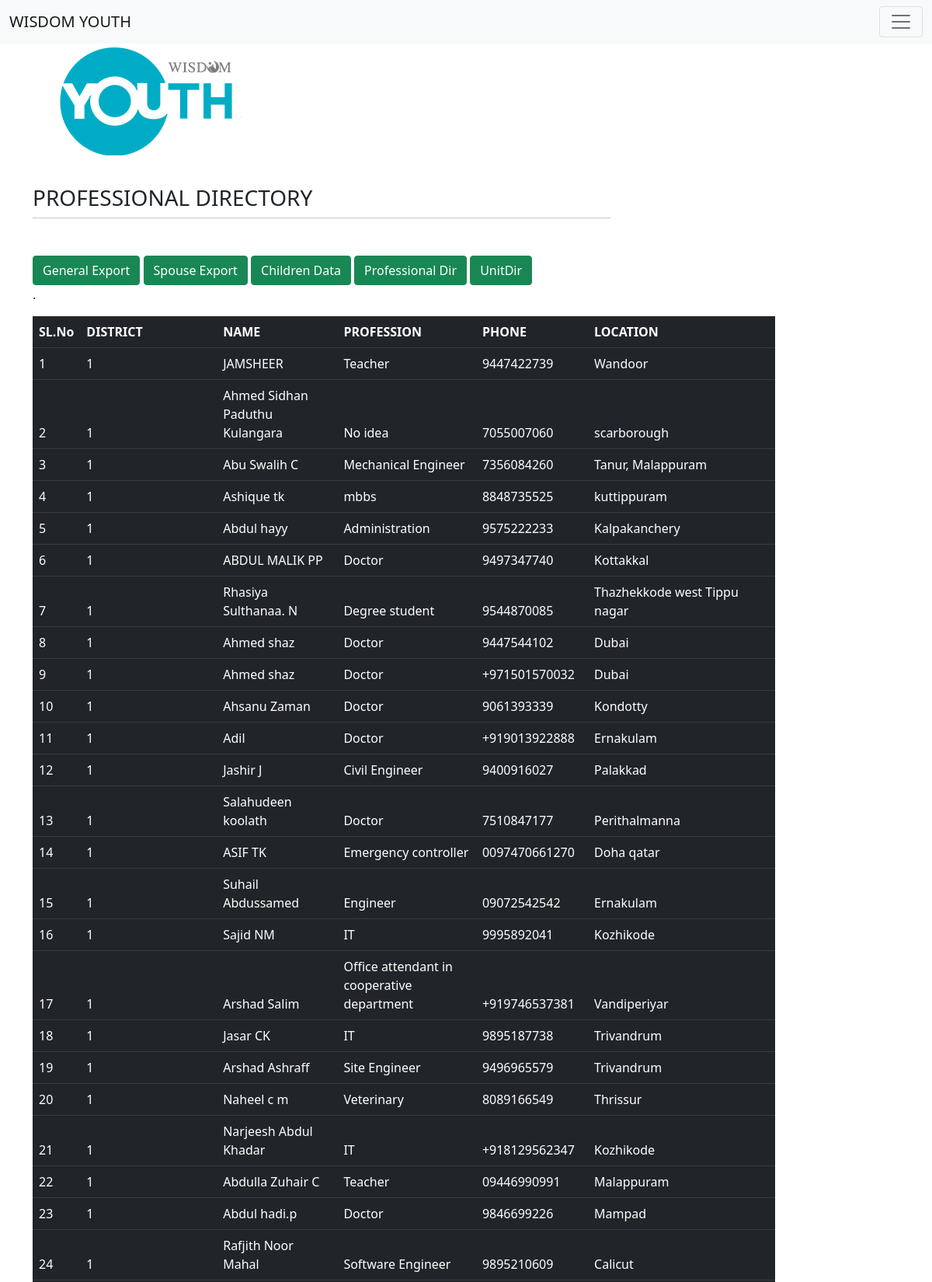
Page /das/main/ (upper part) on the committed database.
### home/models.py (models this page shows, shortened)
class regddd(models.Model):
    user = models.OneToOneField(User,on_delete=models.CASCADE)
    age = models.BigIntegerField()
    job=models.CharField(max_length=50,null=True,blank=True)
    district=models.CharField(max_length=50)
    place=models.CharField(max_length=50)
    ct=models.CharField(max_length=50,null=True,blank=True)

### dashboard/views.py (the view)
# urls.py: path('main/',HomePageView.as_view(),name='das1'),
class HomePageView(generic.ListView):
    template_name='dashboard/report1.html'
    context_object_name='registrants_dat'
    def get_queryset(self):
        return regddd.objects.order_by('district')

### dashboard/templates/dashboard/report1.html
{% extends 'professional/base.html' %}
{% block content %}
<a href="{% url 'dash:export_registrations_xls' %}"><button type="button" class="btn btn-success">General Export</button></a>
<a href="{% url 'dash:export_spouse_xls' %}"><button type="button" class="btn btn-success">Spouse Export</button></a>
<a href="{% url 'dash:export_childrens_xls' %}"><button type="button" class="btn btn-success">Children Data</button></a>
<a href="{% url 'dash:export_pdir_xls' %}"><button type="button" class="btn btn-success">Professional Dir</button></a>
<a href="{% url 'dash:export_unit_xls' %}"><button type="button" class="btn btn-success">UnitDir</button></a>
{% if registrants_dat %}
<table>
    <div class="table-responsive-xxl">
        <table class="table">
            <thead class="table-dark">
            <tr>
                <th>SL.No</th>
                <th>DISTRICT</th>
                <th>NAME</th>
                <th>PROFESSION</th>
                <th>PHONE</th>
                <th>LOCATION</th>
            </tr>
            {% for reg in registrants_dat %}
            <tr>
                <td>{{ forloop.counter}}</td>
                <td>{{ reg.district}}</td>
                <td>{{ reg.user.first_name}}</td>
                <td>{{ reg.job}}</td>
                <td>{{ reg.user.username}}</td>
                <td>{{ reg.place}}</td>
            </tr>
            {% endfor %}
                <p>{{ forloop.counter}}.{{ reg.district }} &emsp; {{ reg.user.first_name }}  &emsp; {{ reg.user }}  &emsp; {{ reg.user.unitdata.name1 }}</p>
</table>
{% endif %}
{% endblock %}

### rows in the picture
regddd: district "1", user.first_name "JAMSHEER", job "Teacher", user.username "9447422739", place "Wandoor"
regddd: district "1", user.first_name "Ahmed Sidhan Paduthu Kulangara", job "No idea", user.username "7055007060", place "scarborough"
regddd: district "1", user.first_name "Abu Swalih C", job "Mechanical Engineer", user.username "7356084260", place "Tanur, Malappuram"
regddd: district "1", user.first_name "Ashique tk", job "mbbs", user.username "8848735525", place "kuttippuram"
regddd: district "1", user.first_name "Abdul hayy", job "Administration", user.username "9575222233", place "Kalpakanchery"
regddd: district "1", user.first_name "ABDUL MALIK PP", job "Doctor", user.username "9497347740", place "Kottakkal"
regddd: district "1", user.first_name "Rhasiya Sulthanaa. N", job "Degree student", user.username "9544870085", place "Thazhekkode west Tippu nagar"
regddd: district "1", user.first_name "Ahmed shaz", job "Doctor", user.username "9447544102", place "Dubai"
regddd: district "1", user.first_name "Ahmed shaz", job "Doctor", user.username "+971501570032", place "Dubai"
regddd: district "1", user.first_name "Ahsanu Zaman", job "Doctor", user.username "9061393339", place "Kondotty"
regddd: district "1", user.first_name "Adil", job "Doctor", user.username "+919013922888", place "Ernakulam"
regddd: district "1", user.first_name "Jashir J", job "Civil Engineer", user.username "9400916027", place "Palakkad"
regddd: district "1", user.first_name "Salahudeen koolath", job "Doctor", user.username "7510847177", place "Perithalmanna"
regddd: district "1", user.first_name "ASIF TK", job "Emergency controller", user.username "0097470661270", place "Doha qatar"
regddd: district "1", user.first_name "Suhail Abdussamed", job "Engineer", user.username "09072542542", place "Ernakulam"
regddd: district "1", user.first_name "Sajid NM", job "IT", user.username "9995892041", place "Kozhikode"
regddd: district "1", user.first_name "Arshad Salim", job "Office attendant in cooperative department", user.username "+919746537381", place "Vandiperiyar"
regddd: district "1", user.first_name "Jasar CK", job "IT", user.username "9895187738", place "Trivandrum"
regddd: district "1", user.first_name "Arshad Ashraff", job "Site Engineer", user.username "9496965579", place "Trivandrum"
regddd: district "1", user.first_name "Naheel c m", job "Veterinary", user.username "8089166549", place "Thrissur"
regddd: district "1", user.first_name "Narjeesh Abdul Khadar", job "IT", user.username "+918129562347", place "Kozhikode"
regddd: district "1", user.first_name "Abdulla Zuhair C", job "Teacher", user.username "09446990991", place "Malappuram"
regddd: district "1", user.first_name "Abdul hadi.p", job "Doctor", user.username "9846699226", place "Mampad"
regddd: district "1", user.first_name "Rafjith Noor Mahal", job "Software Engineer", user.username "9895210609", place "Calicut"
